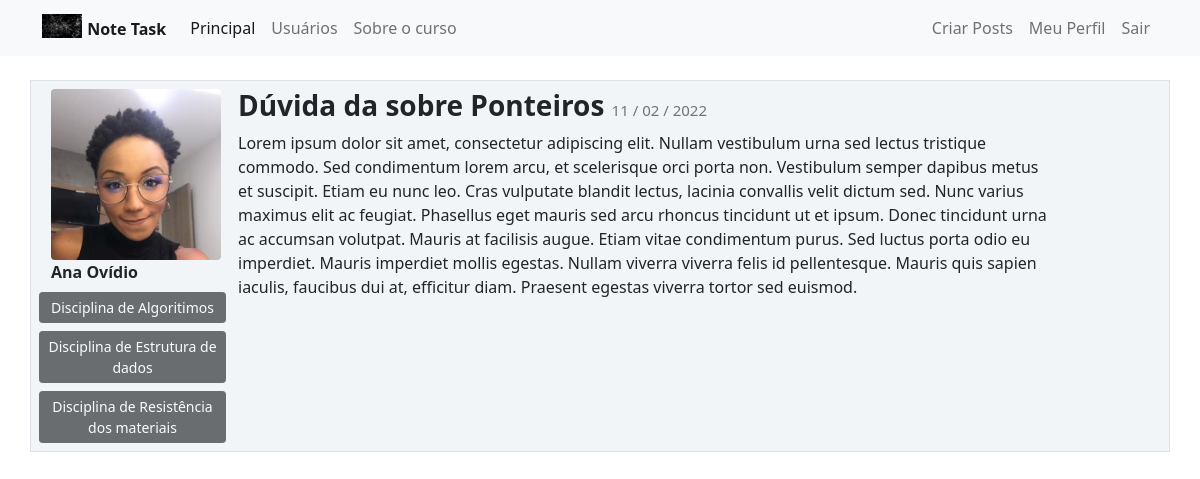
The page /expose_post/1 (signed in) on the database as committed earlier.
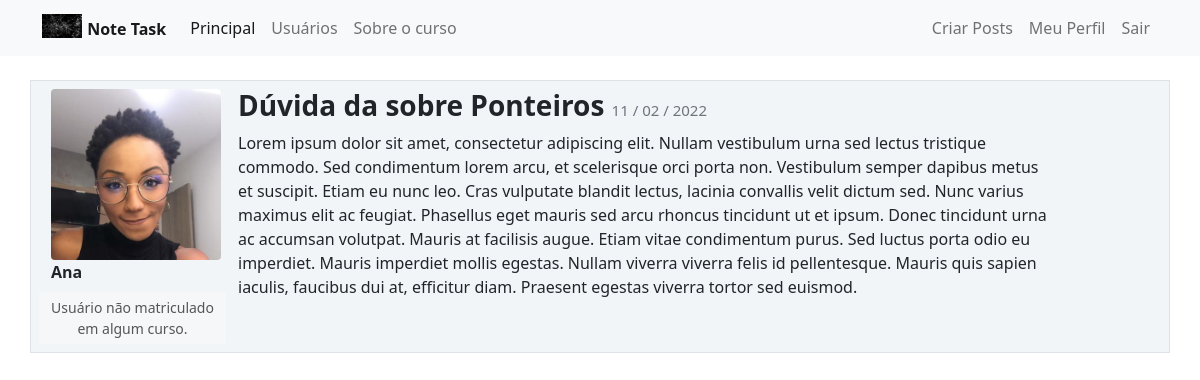
The same page on the database as committed later.
### general_system/models.py (models this page shows, shortened)
class Usuario(data_base.Model, UserMixin):
    id = data_base.Column(data_base.Integer, primary_key=True)
    username = data_base.Column(data_base.String, nullable=False)
    email = data_base.Column(data_base.String, nullable=False, unique=True)
    password = data_base.Column(data_base.String, nullable=False)
    perf_photo = data_base.Column(data_base.String, default='default.jpg')
    posts = data_base.relationship('Post', backref='autor', lazy=True)
    courses = data_base.Column(data_base.String, nullable=False, default='')

### general_system/routes.py (the view)
@app.route('/expose_post/<post_id>', methods=['GET', 'POST'])
@login_required
def expose_post(post_id):
    post = Post.query.get(post_id)
    if current_user == post.autor:
        form_edit_post = FormCreatePost()
        if request.method == 'GET':
            form_edit_post.title.data = post.title
            form_edit_post.bory_text.data = post.bory_text
        elif form_edit_post.validate_on_submit():
            post.title = form_edit_post.title.data
            post.bory_text = form_edit_post.bory_text.data
            data_base.session.commit()
            flash(f'Post editado com sucesso!', 'alert-success')
            return redirect(url_for('home'))
    else:
        form_edit_post = None
    return render_template('expose_post.html', post=post, form_post=form_edit_post)

### general_system/models.py (called while the page is built)
@login_manager.user_loader
def load_user(id_user):
    return Usuario.query.get(int(id_user))

### general_system/templates/expose_post.html (shortened to what this page needs)
{% extends 'base.html' %}
{% block bory %}
    <div class="container mt-3">
        <div class="row border mt-4 p-2 publications">
            <div class="col col-2">
                <div class="image pe-3 "> <img src="{{url_for('static', filename='image_id_user/{}'.format(post.autor.perf_photo))}}" class="rounded" width="170"> </div>
                <strong>{{ post.autor.username }}</strong>
                <div class="row justify-content-center">
                    {% if 'Não Informado' in post.autor.courses or post.autor.courses == '' %}
                        <button type="button" class="btn btn-sm btn-light mt-2" disabled>Usuário não matriculado em algum curso.</button>
                    {% else %}
                        {% for course in post.autor.courses.split(';') %}
                             <button type="button" class="btn btn-sm btn-dark mt-2" disabled>{{ course }}</button>
                        {% endfor %}
                    {% endif %}
                </div>
            </div>
            <div class="col col-9">
                <h3>
                    <strong> {{ post.title }}</strong>
                    <small class="text-muted" style="font-size: 15px">
                        {{ post.date_create.strftime('%d / %m / %Y')}}
                    </small>
                </h3>
                <p>{{ post.bory_text }}</p>
            </div>
        </div>
    </div>
{% endblock %}

Rows that differ between the two databases and show on the page:
changed Usuario: autor.username "Ana Ovídio" → "Ana"
Other text that changed with them:
text now shown: "Usuário não matriculado em algum curso."
list line gone: "Disciplina de Algoritimos"
list line gone: "Disciplina de Estrutura de dados"
list line gone: "Disciplina de Resistência dos materiais"
